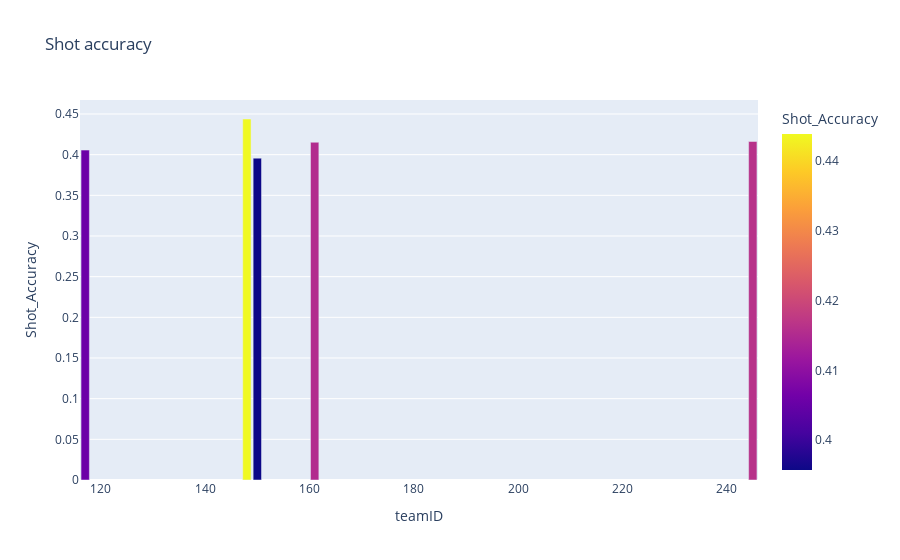

The cell this chart's notebook holds for it:
### Code cell
fig.show()

### Figure 1 — Plotly figure (JSON) as saved in the notebook; plotly's stock layout.template omitted (floating-point values rounded to 4 significant figures)
{"data": [{"alignmentgroup": "True", "hovertemplate": "teamID=%{x}<br>Shot_Accuracy=%{marker.color}<extra></extra>", "legendgroup": "", "marker": {"color": [0.4439, 0.4162, 0.4153, 0.4057, 0.3957], "coloraxis": "coloraxis", "pattern": {"shape": ""}}, "name": "", "offsetgroup": "", "orientation": "v", "showlegend": false, "textposition": "auto", "type": "bar", "x": [148, 245, 161, 117, 150], "xaxis": "x", "y": [0.4439, 0.4162, 0.4153, 0.4057, 0.3957], "yaxis": "y"}], "layout": {"barmode": "stack", "coloraxis": {"colorbar": {"title": {"text": "Shot_Accuracy"}}, "colorscale": [[0, "#0d0887"], [0.1111, "#46039f"], [0.2222, "#7201a8"], [0.3333, "#9c179e"], [0.4444, "#bd3786"], [0.5556, "#d8576b"], [0.6667, "#ed7953"], [0.7778, "#fb9f3a"], [0.8889, "#fdca26"], [1, "#f0f921"]]}, "legend": {"tracegroupgap": 0}, "title": {"text": "Shot accuracy"}, "xaxis": {"anchor": "y", "domain": [0, 1], "title": {"text": "teamID"}}, "yaxis": {"anchor": "x", "domain": [0, 1], "title": {"text": "Shot_Accuracy"}}}}
